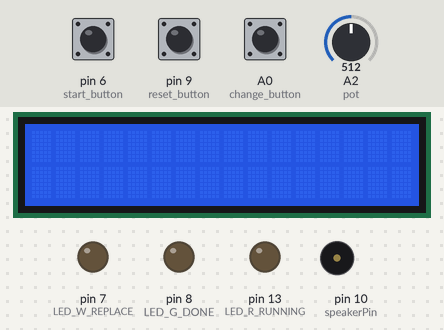
Bench run of a sketch on a simulated Arduino Uno, built with avr-gcc and run on an emulated ATmega328P. Shown: 16×2 character LCD, output pins drawn as LEDs (lit = HIGH), buzzer (waves = sounding). The inputs (shaded band) are chosen by the test bench; at power-on: pin 6 (start_button) LOW, pin 9 (reset_button) LOW, A0 (change_button) LOW, A2 (pot) = 512.

Above: at 1.2 s.
1.3 s: pin 6 (start_button) pulled HIGH for 3.2 s
At 2.7 s:
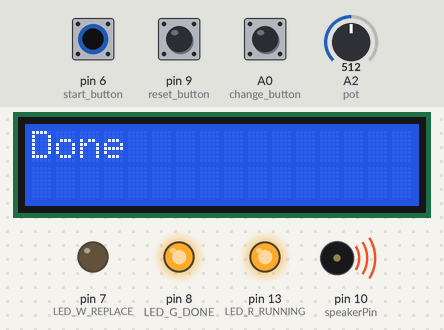
6.1 s: pin 9 (reset_button) pulled HIGH for 0.15 s
At 6.6 s:
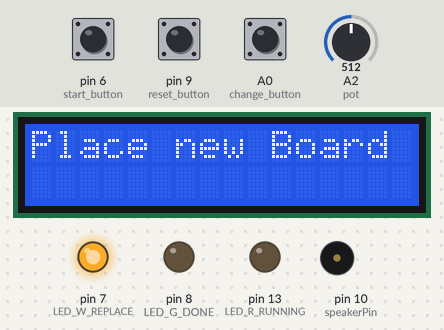
7.7 s: A0 (change_button) pulled HIGH for 0.15 s
At 8.9 s:
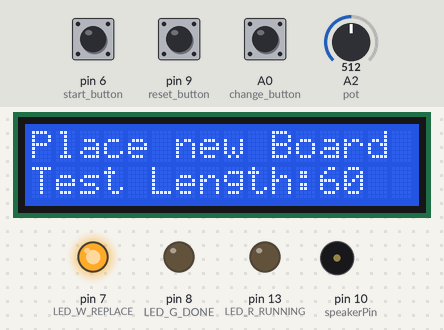
9.3 s: pin 6 (start_button) pulled HIGH for 0.15 s
At 10.4 s:
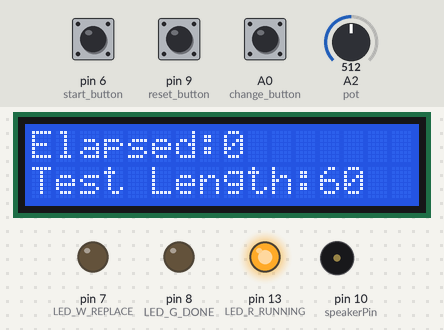
Timing chart, 0 to 11.9 s (numbered marks = the images above; inputs shaded):
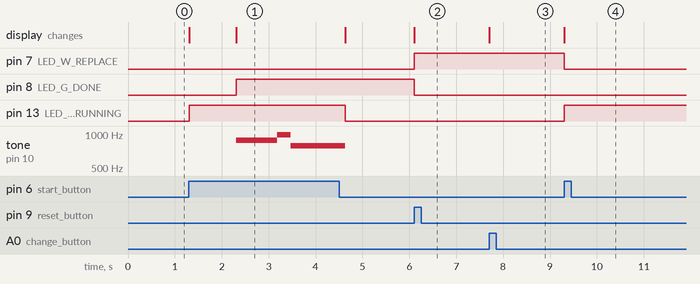

The sketch:

POGOPINarduino.ino
```cpp
// include the library code:
#include <LiquidCrystal.h>

//Set up pins for LCD and the Buttons and Pots
LiquidCrystal lcd(12, 11, 5, 4, 3, 2);
int LED_G_DONE = 8;
int LED_R_RUNNING = 13;//LED pins
int LED_W_REPLACE = 7;
int start_button = 6;
int reset_button = 9;//Buttons
int change_button = A0;
int speakerPin = 10;//Piezo out
bool reset_pressed= false;//Logic Control
bool test_run = false;//Previous state information
int numTones = 8;//Length of the tones list. I don't know if Arduino has a good len() function
int tones[] = {880, 880, 880, 988, 784, 784, 784, 784};
int pot = 2;
int pot_val = 0;
int testing_length;//Calculated from the pot
int waittime = 1000;//Not currently used, would map this to minutes based on the length of test
int change_button_val = 0;

/////////////////////////////////////////////////////////////////
void setup() {
  // Setup LCD and pin modes
  lcd.begin(16, 2);
  Serial.begin(9600);
  pinMode(LED_G_DONE, OUTPUT);
  pinMode(LED_R_RUNNING, OUTPUT);//Easy, make some lights be able to be turned on
  pinMode(LED_W_REPLACE, OUTPUT);
  pinMode(start_button, INPUT);//Buttons for pushing, input
  pinMode(reset_button, INPUT);
  pinMode(pot, INPUT);
  pinMode(change_button, INPUT);

}
//////////////////////////////////////////////////////////////////////////////
//Run this over and over while checking states of the button
void loop() {
  	change_button_val=digitalRead(change_button);
  if (change_button_val == 1){
    lcd.setCursor(0, 1);//Make the display in different places
    pot_val = analogRead(pot);
    testing_length = map(pot_val,0, 1023, 1, 120);//Map to differnet values, may change based on Roman's test
    lcd.print(F("Test Length"));
    lcd.print(":");
    lcd.print(testing_length);//Specified length, again, might be based of of Roman's test at some point.
  	lcd.print(" ");
  }
    //Run this over and over to check for button states
  lcd.setCursor(0, 0);
  int state=digitalRead(start_button);
  int reset_buttonval = digitalRead(reset_button);
  //Read The stuff
  if (reset_buttonval ==1){
   reset_pressed=1;
  }


  if (state ==1 && test_run==0) {
    lcd.clear();
    timingfunc();
  }
  if (reset_buttonval == 1 && test_run==1) {
	lcd.clear();
    digitalWrite(LED_G_DONE,HIGH);
    reset_pressed=1;
    test_run=0;
    lcd.print("Place new Board");
    digitalWrite(LED_G_DONE, LOW);
    digitalWrite(LED_W_REPLACE, HIGH);

  }


}
///////////////////////////////////////////////////////////////////////////////
// This fucntion runs when the buttons above are pressed.

void timingfunc(){
  lcd.clear();
  for (int i = 0; i < 100000000000 && digitalRead(start_button) == HIGH; i++){
    if (i >testing_length){
      digitalWrite(LED_G_DONE, HIGH);
      lcd.clear();
      lcd.print("Done");
      song();
      lcd.clear();
      lcd.print("Please Remove");
      digitalWrite(LED_R_RUNNING, LOW);
      test_run = 1;//Change state for next button presses


      return;
    }
    lcd.setCursor(0,0);
    lcd.print("Elapsed");
    lcd.print(":");
    lcd.print(i);
    digitalWrite(LED_R_RUNNING, HIGH);
    digitalWrite(LED_W_REPLACE,LOW);
    lcd.setCursor(0,1);
  	lcd.print("Test Length");
    lcd.print(":");
    lcd.print(testing_length);//Specified length, again, might be based of of Roman's test at some point.
  	lcd.print(" ");
    delay(1000);

  }
}
//////////////////////////////////////////////////////////////////////////////////////////////////////////
//Sing a little song that lets the operator know that they are done with the test and can remove the board.

void song(){
    for (int i = 0; i < numTones; i++)
  {
    tone(speakerPin, tones[i]);
    delay(290);
  }
  noTone(speakerPin);
}
```

Measured:
- after the input at 1.3 s, pin 8 (LED_G_DONE): LOW → HIGH after 1.0 s; pin 13 (LED_R_RUNNING): LOW → HIGH at once, → LOW 3.3 s later; tone on pin 10 (speakerPin): silent → 880 Hz after 1.0 s, → 988 Hz 0.87 s later, → 784 Hz 0.29 s later, → silent 1.2 s later; the display: first changes at once (image 1 shows a later state)
- after the input at 6.1 s, pin 7 (LED_W_REPLACE): LOW → HIGH at once; pin 8 (LED_G_DONE): HIGH → LOW at once; the display: changes at once (image 2)
- after the input at 7.7 s, the display: changes at once (image 3)
- after the input at 9.3 s, pin 7 (LED_W_REPLACE): HIGH → LOW at once; pin 13 (LED_R_RUNNING): LOW → HIGH at once; the display: changes at once (image 4)
